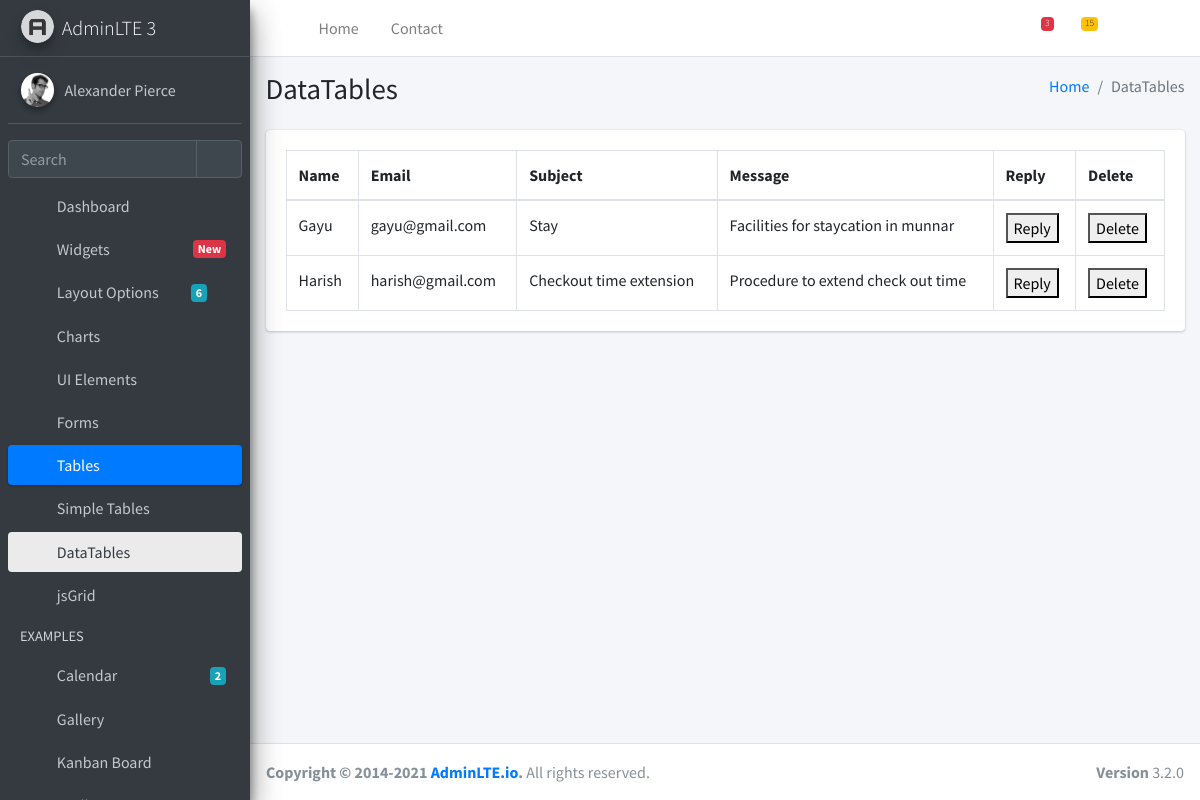
The page /user_message/ on the database its author committed.
### userapp/models.py (models this page shows, shortened)
class Contact_details(models.Model):
    name=models.CharField(max_length=50)
    email=models.CharField(max_length=50)
    sub=models.CharField(max_length=80)
    message=models.TextField(max_length=250)

### AdminApp/views.py (the view)
# urls.py: path('user_message/',views.user_message,name='user_message'),
def user_message(request):
    data=Contact_details.objects.all()
    return render(request,'user_message.html',{'data':data})

### AdminApp/templates/user_message.html (shortened to what this page needs)
{% extends 'adminindex.html' %}
    {% block content %}
<div class="wrapper">
  <aside class="main-sidebar sidebar-dark-primary elevation-4">
    <a href="../../index3.html" class="brand-link">
      <img src="../../dist/img/AdminLTELogo.png" alt="AdminLTE Logo" class="brand-image img-circle elevation-3" style="opacity: .8">
      <span class="brand-text font-weight-light">AdminLTE 3</span>
    </a>
    <div class="sidebar">
      <div class="user-panel mt-3 pb-3 mb-3 d-flex">
        <div class="image">
          <img src="../../dist/img/user2-160x160.jpg" class="img-circle elevation-2" alt="User Image">
        </div>
        <div class="info">
          <a href="#" class="d-block">Alexander Pierce</a>
        </div>
      </div>
      <div class="form-inline">
        <div class="input-group" data-widget="sidebar-search">
          <input class="form-control form-control-sidebar" type="search" placeholder="Search" aria-label="Search">
          <div class="input-group-append">
            <button class="btn btn-sidebar">
              <i class="fas fa-search fa-fw"></i>
            </button>
          </div>
        </div>
      </div>
      <nav class="mt-2">
        <ul class="nav nav-pills nav-sidebar flex-column" data-widget="treeview" role="menu" data-accordion="false">
          <li class="nav-item">
            <a href="#" class="nav-link">
              <i class="nav-icon fas fa-tachometer-alt"></i>
              <p>
                Dashboard
                <i class="right fas fa-angle-left"></i>
              </p>
            </a>
          </li>
          <li class="nav-item">
            <a href="../widgets.html" class="nav-link">
              <i class="nav-icon fas fa-th"></i>
              <p>
                Widgets
                <span class="right badge badge-danger">New</span>
              </p>
            </a>
          </li>
          <li class="nav-item">
            <a href="#" class="nav-link">
              <i class="nav-icon fas fa-copy"></i>
              <p>
                Layout Options
                <i class="fas fa-angle-left right"></i>
                <span class="badge badge-info right">6</span>
              </p>
            </a>
          </li>
          <li class="nav-item">
            <a href="#" class="nav-link">
              <i class="nav-icon fas fa-chart-pie"></i>
              <p>
                Charts
                <i class="right fas fa-angle-left"></i>
              </p>
            </a>
          </li>
          <li class="nav-item">
            <a href="#" class="nav-link">
              <i class="nav-icon fas fa-tree"></i>
              <p>
                UI Elements
                <i class="fas fa-angle-left right"></i>
              </p>
            </a>
          </li>
          <li class="nav-item">
            <a href="#" class="nav-link">
              <i class="nav-icon fas fa-edit"></i>
              <p>
                Forms
                <i class="fas fa-angle-left right"></i>
              </p>
            </a>
          </li>
          <li class="nav-item menu-open">
            <a href="#" class="nav-link active">
              <i class="nav-icon fas fa-table"></i>
              <p>
                Tables
                <i class="fas fa-angle-left right"></i>
              </p>
            </a>
            <ul class="nav nav-treeview">
              <li class="nav-item">
                <a href="../tables/simple.html" class="nav-link">
                  <i class="far fa-circle nav-icon"></i>
                  <p>Simple Tables</p>
                </a>
              </li>
              <li class="nav-item">
                <a href="../tables/data.html" class="nav-link active">
                  <i class="far fa-circle nav-icon"></i>
                  <p>DataTables</p>
                </a>
              </li>
              <li class="nav-item">
                <a href="../tables/jsgrid.html" class="nav-link">
                  <i class="far fa-circle nav-icon"></i>
                  <p>jsGrid</p>
                </a>
              </li>
            </ul>
          </li>
          <li class="nav-header">EXAMPLES</li>
          <li class="nav-item">
            <a href="../calendar.html" class="nav-link">
              <i class="nav-icon far fa-calendar-alt"></i>
              <p>
                Calendar
                <span class="badge badge-info right">2</span>
              </p>
            </a>
          </li>
          <li class="nav-item">
            <a href="../gallery.html" class="nav-link">
              <i class="nav-icon far fa-image"></i>
              <p>
                Gallery
              </p>
            </a>
          </li>
          <li class="nav-item">
            <a href="../kanban.html" class="nav-link">
              <i class="nav-icon fas fa-columns"></i>
              <p>
                Kanban Board
              </p>
            </a>
          </li>
          <li class="nav-item">
            <a href="#" class="nav-link">
              <p>
              </p>
            </a>
          </li>
        </ul>
      </nav>
    </div>
  </aside>
  <div class="content-wrapper">
    <section class="content-header">
      <div class="container-fluid">
        <div class="row mb-2">
          <div class="col-sm-6">
            <h1>DataTables</h1>
          </div>
          <div class="col-sm-6">
            <ol class="breadcrumb float-sm-right">
              <li class="breadcrumb-item"><a href="#">Home</a></li>
              <li class="breadcrumb-item active">DataTables</li>
            </ol>
          </div>
        </div>
      </div>
    </section>
    <section class="content">
      <div class="container-fluid">
        <div class="row">
          <div class="col-12">
            <div class="card">
              <div class="card-body">
                <table id="example2" class="table table-bordered table-hover">
                    <thead>
                    <tr>
                      <th>Name</th>
                      <th>Email</th>
                      <th>Subject</th>
                      <th>Message</th>
                      <th>Reply</th>
                      <th>Delete</th>
                    </tr>
                    </thead>
                    <tbody>
                      {% for i in data %}
                        <tr>
                        <td>{{i.name}}</td>
                        <td>{{i.email}}
                        </td>
                        <td>{{i.sub}}</td>
                        <td>{{i.message}}</td>
                        <td><a href="" ><button type="submit">Reply</button></a></td>
                        <td> <a href="{% url 'userdetails_delete' id=i.id %}"><button type="submit">Delete </button></a></td>
                      </tr>
                      {% endfor %}
                    </tbody>
                  </table>
              </div>
            </div>
            </div>
          </div>
        </div>
      </div>
  </div>
</div>
{% endblock %}

### rows shown on the page
Contact_details: name "Gayu", email "gayu@gmail.com", sub "Stay", message "Facilities for staycation in munnar"
Contact_details: name "Harish", email "harish@gmail.com", sub "Checkout time extension", message "Procedure to extend check out time"
